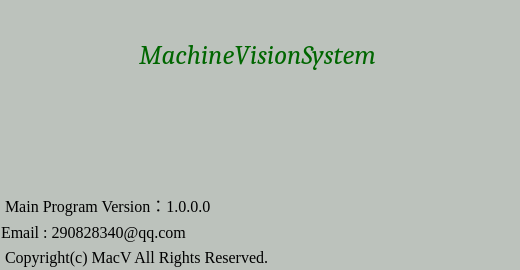
<?xml version="1.0" encoding="UTF-8"?>
<ui version="4.0">
 <class>frmAboutClass</class>
 <widget class="QWidget" name="frmAboutClass">
  <property name="geometry">
   <rect>
    <x>0</x>
    <y>0</y>
    <width>520</width>
    <height>270</height>
   </rect>
  </property>
  <property name="sizePolicy">
   <sizepolicy hsizetype="Expanding" vsizetype="Expanding">
    <horstretch>0</horstretch>
    <verstretch>0</verstretch>
   </sizepolicy>
  </property>
  <property name="minimumSize">
   <size>
    <width>520</width>
    <height>270</height>
   </size>
  </property>
  <property name="maximumSize">
   <size>
    <width>16777215</width>
    <height>16777215</height>
   </size>
  </property>
  <property name="font">
   <font>
    <family>Arial</family>
    <pointsize>10</pointsize>
    <weight>50</weight>
    <italic>false</italic>
    <bold>false</bold>
   </font>
  </property>
  <property name="contextMenuPolicy">
   <enum>Qt::NoContextMenu</enum>
  </property>
  <property name="windowTitle">
   <string>QMacVisual</string>
  </property>
  <property name="windowIcon">
   <iconset>
    <normaloff>:/QMacVisual/Icon/other_478.ico</normaloff>:/QMacVisual/Icon/other_478.ico</iconset>
  </property>
  <property name="styleSheet">
   <string notr="true">background-color: #bcc2bc;</string>
  </property>
  <layout class="QHBoxLayout" name="horizontalLayout">
   <property name="leftMargin">
    <number>1</number>
   </property>
   <property name="topMargin">
    <number>1</number>
   </property>
   <property name="rightMargin">
    <number>1</number>
   </property>
   <property name="bottomMargin">
    <number>3</number>
   </property>
   <item>
    <layout class="QGridLayout" name="gridLayout">
     <item row="0" column="1">
      <spacer name="verticalSpacer_3">
       <property name="orientation">
        <enum>Qt::Vertical</enum>
       </property>
       <property name="sizeType">
        <enum>QSizePolicy::Fixed</enum>
       </property>
       <property name="sizeHint" stdset="0">
        <size>
         <width>20</width>
         <height>38</height>
        </size>
       </property>
      </spacer>
     </item>
     <item row="1" column="1" colspan="2">
      <widget class="QLabel" name="label">
       <property name="font">
        <font>
         <family>Cambria</family>
         <pointsize>20</pointsize>
         <weight>50</weight>
         <italic>true</italic>
         <bold>false</bold>
        </font>
       </property>
       <property name="styleSheet">
        <string notr="true">background-color: rgba(178, 178, 178,0);
color: rgb(0, 102, 0);</string>
       </property>
       <property name="frameShadow">
        <enum>QFrame::Raised</enum>
       </property>
       <property name="text">
        <string>MachineVisionSystem</string>
       </property>
       <property name="alignment">
        <set>Qt::AlignCenter</set>
       </property>
      </widget>
     </item>
     <item row="3" column="3">
      <spacer name="horizontalSpacer">
       <property name="orientation">
        <enum>Qt::Horizontal</enum>
       </property>
       <property name="sizeType">
        <enum>QSizePolicy::Fixed</enum>
       </property>
       <property name="sizeHint" stdset="0">
        <size>
         <width>5</width>
         <height>20</height>
        </size>
       </property>
      </spacer>
     </item>
     <item row="3" column="1">
      <layout class="QGridLayout" name="gridLayout_2">
       <item row="4" column="0">
        <widget class="QLabel" name="label_3">
         <property name="font">
          <font>
           <family>Times New Roman</family>
           <pointsize>12</pointsize>
          </font>
         </property>
         <property name="styleSheet">
          <string notr="true">background-color: rgba(178, 178, 178,0);</string>
         </property>
         <property name="text">
          <string> Copyright(c) MacV All Rights Reserved.</string>
         </property>
        </widget>
       </item>
       <item row="2" column="0">
        <widget class="QLabel" name="label_2">
         <property name="sizePolicy">
          <sizepolicy hsizetype="Preferred" vsizetype="Fixed">
           <horstretch>0</horstretch>
           <verstretch>0</verstretch>
          </sizepolicy>
         </property>
         <property name="font">
          <font>
           <family>Times New Roman</family>
           <pointsize>12</pointsize>
          </font>
         </property>
         <property name="styleSheet">
          <string notr="true">background-color: rgba(178, 178, 178,0);</string>
         </property>
         <property name="text">
          <string> Main Program Version：1.0.0.0</string>
         </property>
        </widget>
       </item>
       <item row="3" column="0">
        <widget class="QLabel" name="label_5">
         <property name="font">
          <font>
           <family>Times New Roman</family>
           <pointsize>12</pointsize>
          </font>
         </property>
         <property name="styleSheet">
          <string notr="true">background-color: rgba(178, 178, 178,0);</string>
         </property>
         <property name="text">
          <string>&lt;html&gt;&lt;head/&gt;&lt;body&gt;&lt;p&gt; Email : 290828340@qq.com&lt;/p&gt;&lt;/body&gt;&lt;/html&gt;</string>
         </property>
        </widget>
       </item>
       <item row="1" column="0">
        <spacer name="verticalSpacer">
         <property name="orientation">
          <enum>Qt::Vertical</enum>
         </property>
         <property name="sizeHint" stdset="0">
          <size>
           <width>20</width>
           <height>40</height>
          </size>
         </property>
        </spacer>
       </item>
      </layout>
     </item>
     <item row="2" column="2">
      <spacer name="verticalSpacer_4">
       <property name="orientation">
        <enum>Qt::Vertical</enum>
       </property>
       <property name="sizeType">
        <enum>QSizePolicy::Fixed</enum>
       </property>
       <property name="sizeHint" stdset="0">
        <size>
         <width>20</width>
         <height>42</height>
        </size>
       </property>
      </spacer>
     </item>
     <item row="3" column="2">
      <widget class="QLabel" name="label_4">
       <property name="sizePolicy">
        <sizepolicy hsizetype="Fixed" vsizetype="Fixed">
         <horstretch>0</horstretch>
         <verstretch>0</verstretch>
        </sizepolicy>
       </property>
       <property name="minimumSize">
        <size>
         <width>126</width>
         <height>126</height>
        </size>
       </property>
       <property name="maximumSize">
        <size>
         <width>126</width>
         <height>126</height>
        </size>
       </property>
       <property name="layoutDirection">
        <enum>Qt::LeftToRight</enum>
       </property>
       <property name="styleSheet">
        <string notr="true">background-color: rgba(178, 178, 178,0);</string>
       </property>
       <property name="frameShadow">
        <enum>QFrame::Plain</enum>
       </property>
       <property name="text">
        <string/>
       </property>
       <property name="pixmap">
        <pixmap resource="res.qrc">:/Bitmaps/APP.png</pixmap>
       </property>
       <property name="scaledContents">
        <bool>true</bool>
       </property>
       <property name="alignment">
        <set>Qt::AlignCenter</set>
       </property>
      </widget>
     </item>
    </layout>
   </item>
  </layout>
 </widget>
 <layoutdefault spacing="6" margin="11"/>
 <resources>
  <include location="res.qrc"/>
 </resources>
 <connections/>
</ui>
